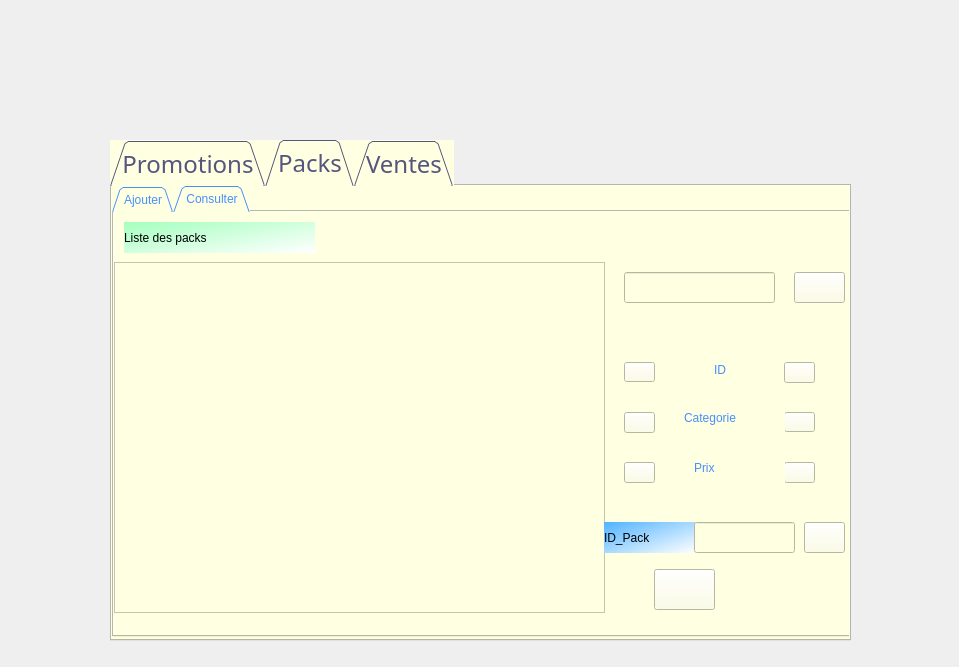
<?xml version="1.0" encoding="UTF-8"?>
<ui version="4.0">
 <class>Dialog</class>
 <widget class="QDialog" name="Dialog">
  <property name="geometry">
   <rect>
    <x>0</x>
    <y>0</y>
    <width>959</width>
    <height>667</height>
   </rect>
  </property>
  <property name="windowTitle">
   <string>Dialog</string>
  </property>
  <widget class="QLabel" name="background1">
   <property name="geometry">
    <rect>
     <x>0</x>
     <y>0</y>
     <width>961</width>
     <height>641</height>
    </rect>
   </property>
   <property name="styleSheet">
    <string notr="true">background-image: url(:/images/aaa.jpg);</string>
   </property>
   <property name="text">
    <string/>
   </property>
  </widget>
  <widget class="QTabWidget" name="tabWidget_entites">
   <property name="geometry">
    <rect>
     <x>110</x>
     <y>140</y>
     <width>741</width>
     <height>501</height>
    </rect>
   </property>
   <property name="font">
    <font>
     <family>Blackadder ITC</family>
     <pointsize>18</pointsize>
     <weight>50</weight>
     <bold>false</bold>
    </font>
   </property>
   <property name="mouseTracking">
    <bool>false</bool>
   </property>
   <property name="tabletTracking">
    <bool>false</bool>
   </property>
   <property name="styleSheet">
    <string notr="true">background-color: rgb(255, 255, 225);
color: rgb(85, 85, 127);</string>
   </property>
   <property name="tabShape">
    <enum>QTabWidget::Triangular</enum>
   </property>
   <property name="currentIndex">
    <number>1</number>
   </property>
   <widget class="QWidget" name="tab_Promotions">
    <attribute name="title">
     <string>Promotions</string>
    </attribute>
    <widget class="QTabWidget" name="tabWidget_promotions">
     <property name="geometry">
      <rect>
       <x>0</x>
       <y>0</y>
       <width>741</width>
       <height>451</height>
      </rect>
     </property>
     <property name="font">
      <font>
       <family>MS Sans Serif</family>
       <pointsize>12</pointsize>
       <weight>50</weight>
       <italic>true</italic>
       <bold>false</bold>
      </font>
     </property>
     <property name="styleSheet">
      <string notr="true">color: rgb(71, 142, 255);
font: italic 12pt &quot;MS Sans Serif&quot;;
</string>
     </property>
     <property name="tabShape">
      <enum>QTabWidget::Triangular</enum>
     </property>
     <property name="currentIndex">
      <number>0</number>
     </property>
     <widget class="QWidget" name="tab_promotions_ajouter">
      <attribute name="title">
       <string>Ajouter</string>
      </attribute>
      <widget class="QPushButton" name="pushButton__valider_promotions_ajouter">
       <property name="geometry">
        <rect>
         <x>170</x>
         <y>330</y>
         <width>93</width>
         <height>28</height>
        </rect>
       </property>
       <property name="styleSheet">
        <string notr="true">color: rgb(0, 0, 0);
font: 75 10pt &quot;MS Shell Dlg 2&quot;;
background-color: qlineargradient(spread:pad, x1:0, y1:0, x2:1, y2:1, stop:0 rgba(164, 255, 190, 255), stop:1 rgba(255, 255, 255, 255));</string>
       </property>
       <property name="text">
        <string>Valider</string>
       </property>
      </widget>
      <widget class="QLabel" name="label_ID_promotions_ajouter">
       <property name="enabled">
        <bool>true</bool>
       </property>
       <property name="geometry">
        <rect>
         <x>41</x>
         <y>77</y>
         <width>18</width>
         <height>21</height>
        </rect>
       </property>
       <property name="styleSheet">
        <string notr="true">color: rgb(0, 0, 0);
font: 75 10pt &quot;MS Shell Dlg 2&quot;;
background-color: qlineargradient(spread:pad, x1:0, y1:0, x2:1, y2:1, stop:0 rgba(79, 179, 255, 255), stop:1 rgba(255, 255, 255, 255));</string>
       </property>
       <property name="text">
        <string>ID</string>
       </property>
      </widget>
      <widget class="QLineEdit" name="lineEdit_ID_promotions_ajouter">
       <property name="geometry">
        <rect>
         <x>140</x>
         <y>77</y>
         <width>205</width>
         <height>30</height>
        </rect>
       </property>
      </widget>
      <widget class="QLabel" name="label_Nom_promotions_ajouter">
       <property name="geometry">
        <rect>
         <x>41</x>
         <y>140</y>
         <width>34</width>
         <height>21</height>
        </rect>
       </property>
       <property name="styleSheet">
        <string notr="true">font: 75 10pt &quot;MS Shell Dlg 2&quot;;
color: rgb(0, 0, 0);
background-color: qlineargradient(spread:pad, x1:0, y1:0, x2:1, y2:1, stop:0 rgba(79, 179, 255, 255), stop:1 rgba(255, 255, 255, 255));</string>
       </property>
       <property name="text">
        <string>Nom</string>
       </property>
      </widget>
      <widget class="QLineEdit" name="lineEdit_Nom_promotions_ajouter">
       <property name="geometry">
        <rect>
         <x>140</x>
         <y>140</y>
         <width>205</width>
         <height>30</height>
        </rect>
       </property>
      </widget>
      <widget class="QLabel" name="label_pourcentge_promotions_ajouter">
       <property name="geometry">
        <rect>
         <x>41</x>
         <y>203</y>
         <width>92</width>
         <height>21</height>
        </rect>
       </property>
       <property name="styleSheet">
        <string notr="true">color: rgb(0, 0, 0);
font: 75 10pt &quot;MS Shell Dlg 2&quot;;
background-color: qlineargradient(spread:pad, x1:0, y1:0, x2:1, y2:1, stop:0 rgba(79, 179, 255, 255), stop:1 rgba(255, 255, 255, 255));</string>
       </property>
       <property name="text">
        <string>Pourcentage</string>
       </property>
      </widget>
      <widget class="QLineEdit" name="lineEdit_pourcentge_promotions_ajouter">
       <property name="geometry">
        <rect>
         <x>140</x>
         <y>203</y>
         <width>205</width>
         <height>30</height>
        </rect>
       </property>
      </widget>
      <widget class="QPushButton" name="pushButton_modif_promotions">
       <property name="geometry">
        <rect>
         <x>350</x>
         <y>330</y>
         <width>41</width>
         <height>31</height>
        </rect>
       </property>
       <property name="styleSheet">
        <string notr="true">border-image: url(:/images/modifier.png);</string>
       </property>
       <property name="text">
        <string/>
       </property>
      </widget>
     </widget>
     <widget class="QWidget" name="tab_promotions_consulter">
      <attribute name="title">
       <string>Consulter</string>
      </attribute>
      <widget class="QLabel" name="label_liste_promotions_consulter">
       <property name="geometry">
        <rect>
         <x>10</x>
         <y>10</y>
         <width>171</width>
         <height>31</height>
        </rect>
       </property>
       <property name="styleSheet">
        <string notr="true">font: 75 10pt &quot;MS Shell Dlg 2&quot;;
color: rgb(0, 0, 0);
background-color: qlineargradient(spread:pad, x1:0, y1:0, x2:1, y2:1, stop:0 rgba(164, 255, 190, 255), stop:1 rgba(255, 255, 255, 255));</string>
       </property>
       <property name="text">
        <string>Liste des promotions</string>
       </property>
      </widget>
      <widget class="QTableView" name="tableView_Promotions_consulter">
       <property name="geometry">
        <rect>
         <x>10</x>
         <y>50</y>
         <width>501</width>
         <height>361</height>
        </rect>
       </property>
      </widget>
      <widget class="QLabel" name="ID_promotion_supprimer">
       <property name="geometry">
        <rect>
         <x>520</x>
         <y>310</y>
         <width>61</width>
         <height>21</height>
        </rect>
       </property>
       <property name="styleSheet">
        <string notr="true">color: rgb(0, 0, 0);
font: 75 12pt &quot;MS Shell Dlg 2&quot;;
background-color: qlineargradient(spread:pad, x1:0, y1:0, x2:1, y2:1, stop:0 rgba(79, 179, 255, 255), stop:1 rgba(255, 255, 255, 255));</string>
       </property>
       <property name="text">
        <string>ID</string>
       </property>
      </widget>
      <widget class="QLineEdit" name="lineEdit_supp_promotions">
       <property name="geometry">
        <rect>
         <x>590</x>
         <y>310</y>
         <width>113</width>
         <height>22</height>
        </rect>
       </property>
      </widget>
      <widget class="QPushButton" name="pushButton_supp_promotions">
       <property name="geometry">
        <rect>
         <x>600</x>
         <y>360</y>
         <width>51</width>
         <height>31</height>
        </rect>
       </property>
       <property name="styleSheet">
        <string notr="true">border-image: url(:/images/supprimer.png);</string>
       </property>
       <property name="text">
        <string/>
       </property>
      </widget>
      <widget class="QPushButton" name="pushButton_imprimer_liste_promotions">
       <property name="geometry">
        <rect>
         <x>540</x>
         <y>90</y>
         <width>51</width>
         <height>41</height>
        </rect>
       </property>
       <property name="styleSheet">
        <string notr="true">border-image: url(:/images/imprimer.png);</string>
       </property>
       <property name="text">
        <string/>
       </property>
      </widget>
     </widget>
    </widget>
   </widget>
   <widget class="QWidget" name="tab_Packs">
    <attribute name="title">
     <string>Packs</string>
    </attribute>
    <widget class="QTabWidget" name="tabWidget_packs">
     <property name="geometry">
      <rect>
       <x>0</x>
       <y>0</y>
       <width>741</width>
       <height>451</height>
      </rect>
     </property>
     <property name="styleSheet">
      <string notr="true">color: rgb(71, 142, 255);
font: italic 12pt &quot;MS Sans Serif&quot;;


</string>
     </property>
     <property name="tabShape">
      <enum>QTabWidget::Triangular</enum>
     </property>
     <property name="currentIndex">
      <number>1</number>
     </property>
     <widget class="QWidget" name="tab_packs_ajouter">
      <attribute name="title">
       <string>Ajouter</string>
      </attribute>
      <widget class="QPushButton" name="pushButton_valider_Packs_ajouter">
       <property name="geometry">
        <rect>
         <x>120</x>
         <y>330</y>
         <width>93</width>
         <height>28</height>
        </rect>
       </property>
       <property name="styleSheet">
        <string notr="true">color: rgb(0, 0, 0);
background-color: qlineargradient(spread:pad, x1:0, y1:0, x2:1, y2:1, stop:0 rgba(164, 255, 190, 255), stop:1 rgba(255, 255, 255, 255));
font: 75 10pt &quot;MS Shell Dlg 2&quot;;
</string>
       </property>
       <property name="text">
        <string>Valider</string>
       </property>
      </widget>
      <widget class="QPushButton" name="pushButton_modif_pack">
       <property name="geometry">
        <rect>
         <x>300</x>
         <y>330</y>
         <width>41</width>
         <height>31</height>
        </rect>
       </property>
       <property name="styleSheet">
        <string notr="true">border-image: url(:/images/modifier.png);</string>
       </property>
       <property name="text">
        <string/>
       </property>
      </widget>
      <widget class="QWidget" name="layoutWidget">
       <property name="geometry">
        <rect>
         <x>41</x>
         <y>60</y>
         <width>290</width>
         <height>211</height>
        </rect>
       </property>
       <layout class="QFormLayout" name="formLayout">
        <item row="0" column="0">
         <widget class="QLabel" name="label_ID_Packs_Ajouter">
          <property name="styleSheet">
           <string notr="true">color: rgb(0, 0, 0);
font: 75 10pt &quot;MS Shell Dlg 2&quot;;
background-color: qlineargradient(spread:pad, x1:0, y1:0, x2:1, y2:1, stop:0 rgba(79, 179, 255, 255), stop:1 rgba(255, 255, 255, 255));</string>
          </property>
          <property name="text">
           <string>ID_Pack</string>
          </property>
         </widget>
        </item>
        <item row="0" column="1">
         <widget class="QLineEdit" name="lineEdit_ID_Packs_Ajouter"/>
        </item>
        <item row="1" column="0">
         <widget class="QLabel" name="label_Categorie_Packs_Ajouter">
          <property name="styleSheet">
           <string notr="true">color: rgb(0, 0, 0);
font: 75 10pt &quot;MS Shell Dlg 2&quot;;
background-color: qlineargradient(spread:pad, x1:0, y1:0, x2:1, y2:1, stop:0 rgba(79, 179, 255, 255), stop:1 rgba(255, 255, 255, 255));</string>
          </property>
          <property name="text">
           <string>Categorie</string>
          </property>
         </widget>
        </item>
        <item row="1" column="1">
         <widget class="QLineEdit" name="lineEdit_Categorie_Packs_Ajouter"/>
        </item>
        <item row="2" column="0">
         <widget class="QLabel" name="label_Liste_Packs_Ajouter">
          <property name="styleSheet">
           <string notr="true">color: rgb(0, 0, 0);
font: 75 10pt &quot;MS Shell Dlg 2&quot;;
background-color: qlineargradient(spread:pad, x1:0, y1:0, x2:1, y2:1, stop:0 rgba(79, 179, 255, 255), stop:1 rgba(255, 255, 255, 255));</string>
          </property>
          <property name="text">
           <string>Liste</string>
          </property>
         </widget>
        </item>
        <item row="2" column="1">
         <widget class="QLineEdit" name="lineEdit_Liste_Packs_Ajouter"/>
        </item>
        <item row="3" column="0">
         <widget class="QLabel" name="label_prix_initial_packs_ajouter">
          <property name="styleSheet">
           <string notr="true">color: rgb(0, 0, 0);
font: 75 10pt &quot;MS Shell Dlg 2&quot;;
background-color: qlineargradient(spread:pad, x1:0, y1:0, x2:1, y2:1, stop:0 rgba(79, 179, 255, 255), stop:1 rgba(255, 255, 255, 255));</string>
          </property>
          <property name="text">
           <string>Prix_initial</string>
          </property>
         </widget>
        </item>
        <item row="3" column="1">
         <widget class="QLineEdit" name="lineEdit_prix_initial_packs_ajouter"/>
        </item>
       </layout>
      </widget>
     </widget>
     <widget class="QWidget" name="tab_packs_consulter">
      <attribute name="title">
       <string>Consulter</string>
      </attribute>
      <widget class="QLabel" name="label_liste_packs_consulter">
       <property name="geometry">
        <rect>
         <x>10</x>
         <y>10</y>
         <width>191</width>
         <height>31</height>
        </rect>
       </property>
       <property name="styleSheet">
        <string notr="true">font: 75 10pt &quot;MS Shell Dlg 2&quot;;
color: rgb(0, 0, 0);
background-color: qlineargradient(spread:pad, x1:0, y1:0, x2:1, y2:1, stop:0 rgba(164, 255, 190, 255), stop:1 rgba(255, 255, 255, 255));</string>
       </property>
       <property name="text">
        <string>Liste des packs</string>
       </property>
      </widget>
      <widget class="QLineEdit" name="lineEdit_rechercher_packs_consulter">
       <property name="geometry">
        <rect>
         <x>510</x>
         <y>60</y>
         <width>151</width>
         <height>31</height>
        </rect>
       </property>
      </widget>
      <widget class="QTableView" name="tableView_packs_consulter">
       <property name="geometry">
        <rect>
         <x>0</x>
         <y>50</y>
         <width>491</width>
         <height>351</height>
        </rect>
       </property>
      </widget>
      <widget class="QLabel" name="ID_pack_supprimer">
       <property name="geometry">
        <rect>
         <x>490</x>
         <y>310</y>
         <width>91</width>
         <height>31</height>
        </rect>
       </property>
       <property name="styleSheet">
        <string notr="true">color: rgb(0, 0, 0);
font: 75 10pt &quot;MS Shell Dlg 2&quot;;
background-color: qlineargradient(spread:pad, x1:0, y1:0, x2:1, y2:1, stop:0 rgba(79, 179, 255, 255), stop:1 rgba(255, 255, 255, 255));</string>
       </property>
       <property name="text">
        <string>ID_Pack</string>
       </property>
      </widget>
      <widget class="QLineEdit" name="lineEdit_sup_pack">
       <property name="geometry">
        <rect>
         <x>580</x>
         <y>310</y>
         <width>101</width>
         <height>31</height>
        </rect>
       </property>
      </widget>
      <widget class="QPushButton" name="pushButton_supp_pack">
       <property name="geometry">
        <rect>
         <x>690</x>
         <y>310</y>
         <width>41</width>
         <height>31</height>
        </rect>
       </property>
       <property name="styleSheet">
        <string notr="true">border-image: url(:/images/supprimer.png);</string>
       </property>
       <property name="text">
        <string/>
       </property>
      </widget>
      <widget class="QPushButton" name="pushButton_rechercher_packs">
       <property name="geometry">
        <rect>
         <x>680</x>
         <y>60</y>
         <width>51</width>
         <height>31</height>
        </rect>
       </property>
       <property name="styleSheet">
        <string notr="true">border-image: url(:/images/rechercher.png);</string>
       </property>
       <property name="text">
        <string/>
       </property>
      </widget>
      <widget class="QPushButton" name="pushButton_tri_pack_ID">
       <property name="geometry">
        <rect>
         <x>510</x>
         <y>150</y>
         <width>31</width>
         <height>20</height>
        </rect>
       </property>
       <property name="styleSheet">
        <string notr="true">border-image: url(:/images/tri_19.png);</string>
       </property>
       <property name="text">
        <string/>
       </property>
      </widget>
      <widget class="QPushButton" name="pushButton_tri_categorie_pack">
       <property name="geometry">
        <rect>
         <x>510</x>
         <y>200</y>
         <width>31</width>
         <height>21</height>
        </rect>
       </property>
       <property name="styleSheet">
        <string notr="true">border-image: url(:/images/tri_AZ.png);</string>
       </property>
       <property name="text">
        <string/>
       </property>
      </widget>
      <widget class="QPushButton" name="pushButton_tri_pack_prix">
       <property name="geometry">
        <rect>
         <x>510</x>
         <y>250</y>
         <width>31</width>
         <height>21</height>
        </rect>
       </property>
       <property name="styleSheet">
        <string notr="true">border-image: url(:/images/tri_19.png);</string>
       </property>
       <property name="text">
        <string/>
       </property>
      </widget>
      <widget class="QPushButton" name="pushButton_tri_id_pack_inverse">
       <property name="geometry">
        <rect>
         <x>670</x>
         <y>150</y>
         <width>31</width>
         <height>21</height>
        </rect>
       </property>
       <property name="styleSheet">
        <string notr="true">border-image: url(:/images/tri_91.png);</string>
       </property>
       <property name="text">
        <string/>
       </property>
      </widget>
      <widget class="QPushButton" name="pushButton_tri_categorie_pack_inverse">
       <property name="geometry">
        <rect>
         <x>670</x>
         <y>200</y>
         <width>31</width>
         <height>20</height>
        </rect>
       </property>
       <property name="styleSheet">
        <string notr="true">border-image: url(:/images/tri_ZA.png);</string>
       </property>
       <property name="text">
        <string/>
       </property>
      </widget>
      <widget class="QPushButton" name="pushButton_tri_prix_pack_inverse">
       <property name="geometry">
        <rect>
         <x>670</x>
         <y>250</y>
         <width>31</width>
         <height>21</height>
        </rect>
       </property>
       <property name="styleSheet">
        <string notr="true">border-image: url(:/images/tri_91.png);</string>
       </property>
       <property name="text">
        <string/>
       </property>
      </widget>
      <widget class="QLabel" name="label">
       <property name="geometry">
        <rect>
         <x>600</x>
         <y>150</y>
         <width>55</width>
         <height>16</height>
        </rect>
       </property>
       <property name="text">
        <string>ID</string>
       </property>
      </widget>
      <widget class="QLabel" name="label_2">
       <property name="geometry">
        <rect>
         <x>570</x>
         <y>190</y>
         <width>101</width>
         <height>31</height>
        </rect>
       </property>
       <property name="text">
        <string>Categorie</string>
       </property>
      </widget>
      <widget class="QLabel" name="label_3">
       <property name="geometry">
        <rect>
         <x>580</x>
         <y>240</y>
         <width>91</width>
         <height>31</height>
        </rect>
       </property>
       <property name="text">
        <string>Prix</string>
       </property>
      </widget>
      <widget class="QPushButton" name="pushButton_pdf">
       <property name="geometry">
        <rect>
         <x>540</x>
         <y>357</y>
         <width>61</width>
         <height>41</height>
        </rect>
       </property>
       <property name="styleSheet">
        <string notr="true">border-image: url(:/images/pdf_i.png);</string>
       </property>
       <property name="text">
        <string/>
       </property>
      </widget>
     </widget>
    </widget>
   </widget>
   <widget class="QWidget" name="tab_Ventes">
    <attribute name="title">
     <string>Ventes</string>
    </attribute>
    <widget class="QLabel" name="label_liste_Ventes">
     <property name="geometry">
      <rect>
       <x>10</x>
       <y>10</y>
       <width>221</width>
       <height>31</height>
      </rect>
     </property>
     <property name="styleSheet">
      <string notr="true">font: 75 10pt &quot;MS Shell Dlg 2&quot;;
color: rgb(0, 0, 0);
background-color: qlineargradient(spread:pad, x1:0, y1:0, x2:1, y2:1, stop:0 rgba(164, 255, 190, 255), stop:1 rgba(255, 255, 255, 255));</string>
     </property>
     <property name="text">
      <string>Liste des ventes</string>
     </property>
    </widget>
    <widget class="QListView" name="listView_Ventes">
     <property name="geometry">
      <rect>
       <x>10</x>
       <y>50</y>
       <width>701</width>
       <height>391</height>
      </rect>
     </property>
    </widget>
    <widget class="QLabel" name="label_ajout_vente">
     <property name="geometry">
      <rect>
       <x>20</x>
       <y>80</y>
       <width>251</width>
       <height>31</height>
      </rect>
     </property>
     <property name="styleSheet">
      <string notr="true">font: 75 16pt &quot;MS Shell Dlg 2&quot;;</string>
     </property>
     <property name="text">
      <string>Ajouter une vente</string>
     </property>
    </widget>
    <widget class="QTableView" name="tableView_vente">
     <property name="geometry">
      <rect>
       <x>330</x>
       <y>90</y>
       <width>341</width>
       <height>311</height>
      </rect>
     </property>
    </widget>
    <widget class="QPushButton" name="pushButto_ajouter_vente">
     <property name="geometry">
      <rect>
       <x>130</x>
       <y>330</y>
       <width>93</width>
       <height>28</height>
      </rect>
     </property>
     <property name="text">
      <string>Ajouter</string>
     </property>
    </widget>
    <widget class="QWidget" name="layoutWidget">
     <property name="geometry">
      <rect>
       <x>20</x>
       <y>180</y>
       <width>214</width>
       <height>101</height>
      </rect>
     </property>
     <layout class="QFormLayout" name="formLayout_2">
      <item row="0" column="0">
       <widget class="QLabel" name="label_ID_vente">
        <property name="styleSheet">
         <string notr="true">color: rgb(0, 0, 0);
font: 75 10pt &quot;MS Shell Dlg 2&quot;;
background-color: qlineargradient(spread:pad, x1:0, y1:0, x2:1, y2:1, stop:0 rgba(79, 179, 255, 255), stop:1 rgba(255, 255, 255, 255));</string>
        </property>
        <property name="text">
         <string>ID_vente</string>
        </property>
       </widget>
      </item>
      <item row="0" column="1">
       <widget class="QLineEdit" name="lineEdit_ID_vente"/>
      </item>
      <item row="1" column="1">
       <widget class="QLineEdit" name="lineEdit_Prix_final_vente"/>
      </item>
      <item row="1" column="0">
       <widget class="QLabel" name="label_prix_final_vente">
        <property name="styleSheet">
         <string notr="true">color: rgb(0, 0, 0);
font: 75 10pt &quot;MS Shell Dlg 2&quot;;
background-color: qlineargradient(spread:pad, x1:0, y1:0, x2:1, y2:1, stop:0 rgba(79, 179, 255, 255), stop:1 rgba(255, 255, 255, 255));</string>
        </property>
        <property name="text">
         <string>Prix_final</string>
        </property>
       </widget>
      </item>
     </layout>
    </widget>
   </widget>
  </widget>
 </widget>
 <resources/>
 <connections/>
</ui>
